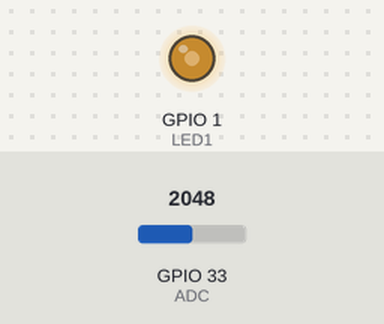
The sketch below on a simulated ESP32. Parts: output pins drawn as LEDs (lit = HIGH). Inputs (shaded band) come from the test bench; at power-on: GPIO 33 (ADC) = 2048.

Above: at 1.2 s.
1.3 s: GPIO 33 (ADC) set to 2866
At 2.5 s:
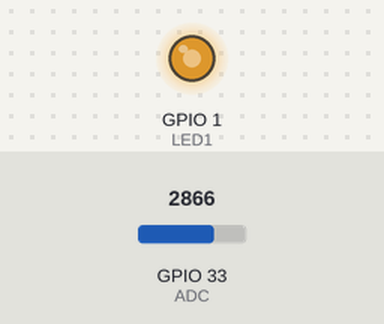
2.8 s: GPIO 33 (ADC) set to 3603
At 3.7 s:
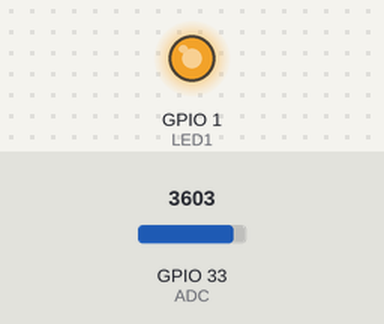
4.3 s: GPIO 33 (ADC) set to 491
At 4.8 s:
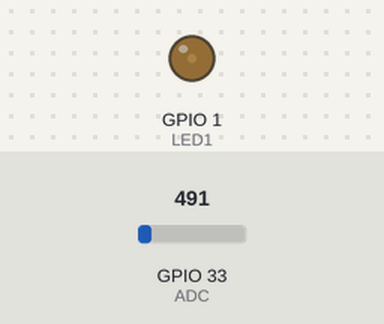
5.8 s: GPIO 33 (ADC) set to 0
At 7.2 s:
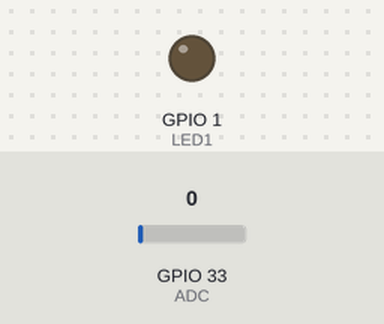
Timing chart, 0 to 8.3 s (numbered marks = the images above; inputs shaded):
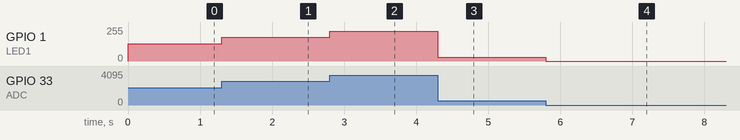

The sketch:

Lab2a.ino
```cpp
/* Project Lab2a
 * Description:  Control brightness of LED and speed of motor with potentiometer
                 using Analog to Digital Conversion and Pulse Width Modulation
 * Author: Leila Moussa
 * Date: September 30, 2022
 */

# include <math.h>                  // required to use pow()

# define ADC A5                     // pin A5 will be used as an Analog to Digital Converter
# define LED1 D0                    // the external LED will be connected to the output of pin D0
                                    // the on-board LED would not work because D7 does not have a timer/counter required for PWM

# define ADC_RESOLUTION 12          // the photon has a 12-bit converter
# define PWM_RESOLUTION 8           // pulse width is an 8-bit value
int SCALE;                          // the factor by which a 12-bit value will be scaled down to an 8-bit one

void setup() {
    pinMode(LED1, OUTPUT);                           // pin D0 outputs a signal to the external LED
    SCALE = pow(2, ADC_RESOLUTION - PWM_RESOLUTION); // an approximation of the factor by which
                                                     // ADC output will be scaled down to PWM input
}

void loop() {
    int adcVal = analogRead(ADC);                    // read a value in the range [0-4095] from the ADC
    int scaled_down = adcVal / SCALE;                // scale it down to the range [0-255]
    analogWrite(LED1, scaled_down);                  // the scaled down value is the pulse width written to the PWM
}
```

Measured:
- after the input at 1.3 s, GPIO 1 (LED1): 128/255 → 179/255 at once
- after the input at 2.8 s, GPIO 1 (LED1): 179/255 → 225/255 at once
- after the input at 4.3 s, GPIO 1 (LED1): 225/255 → 30/255 at once
- after the input at 5.8 s, GPIO 1 (LED1): 30/255 → 0/255 at once
